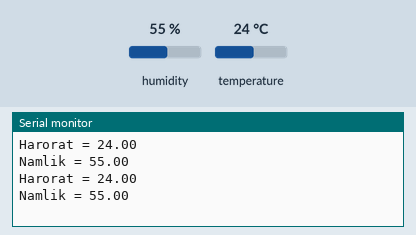
Bench run of a sketch on a simulated Arduino Uno, built with avr-gcc and run on an emulated ATmega328P. Parts: the last lines printed to the serial monitor. The inputs (shaded band) are chosen by the test bench; at power-on: humidity 55 %, temperature 24 °C.

Above: at 4.8 s.
4.9 s: humidity set to 22 %
At 9.5 s:
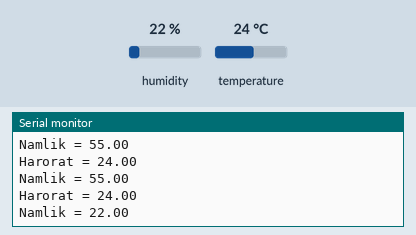
9.9 s: temperature set to 12 °C
At 13.4 s:
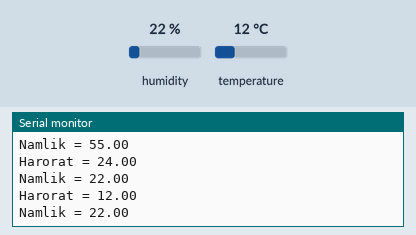
14.9 s: humidity set to 40 %
At 17.3 s:
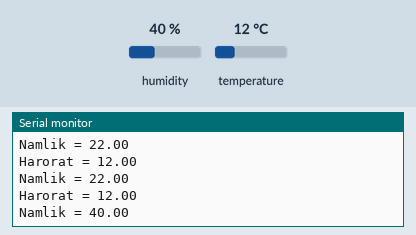
Timing chart, 0 to 18.8 s (numbered marks = the images above; inputs shaded):
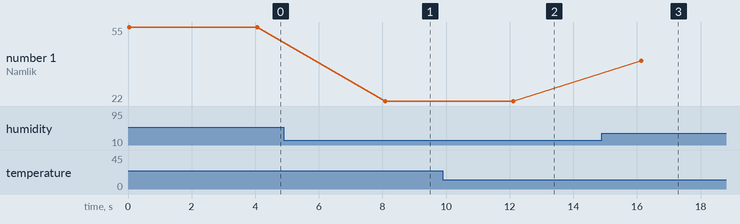

The sketch:

code.ino
```cpp
#include <dht.h>

dht DHT;

int sensor_pin = 7;

void setup(){
  Serial.begin(9600);
}

void loop()
{
  int chk = DHT.read11(sensor_pin);
  Serial.print("Harorat = ");
  Serial.print(DHT.temperature);
   Serial.println();

  Serial.print("Namlik = ");
  Serial.print(DHT.humidity);
   Serial.println();
   Serial.println();
  delay(4000);
}
```

Measured:
- after the input at 4.9 s, the serial monitor: prints a new line after 3.2 s (image 1)
- after the input at 9.9 s, the serial monitor: prints a new line after 2.2 s (image 2)
- after the input at 14.9 s, the serial monitor: prints a new line after 1.2 s (image 3)
- plotted number 1: 55 → 22 after the input at 4.9 s, 22 → 40 after the input at 14.9 s
